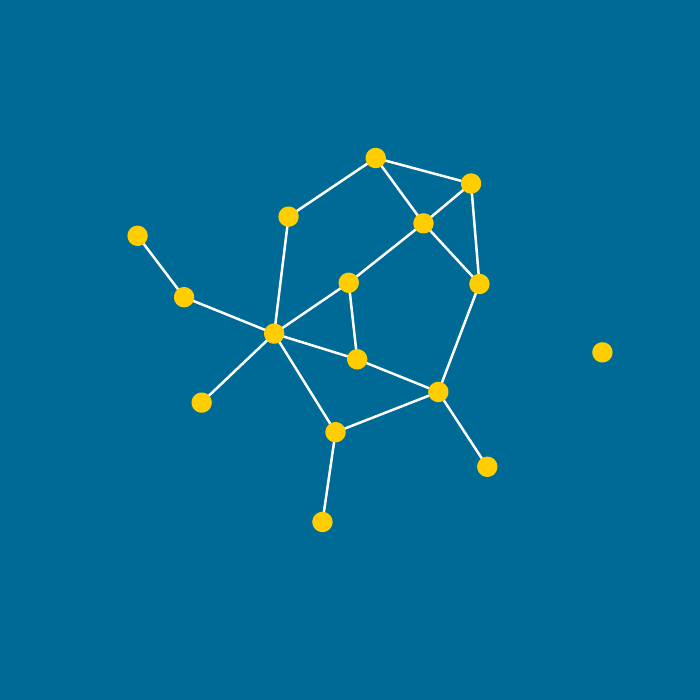

The R source for this figure:
library(ergm)

pdf('florentine.pdf', bg = '#006A96')

plot.network(flomarriage,
	         edge.col      = 'white',
	         edge.lwd      = 3,
	         vertex.col    = '#FFCD00',
	         vertex.border = '#FFCD00',
	         vertex.cex    = 2)

dev.off()
